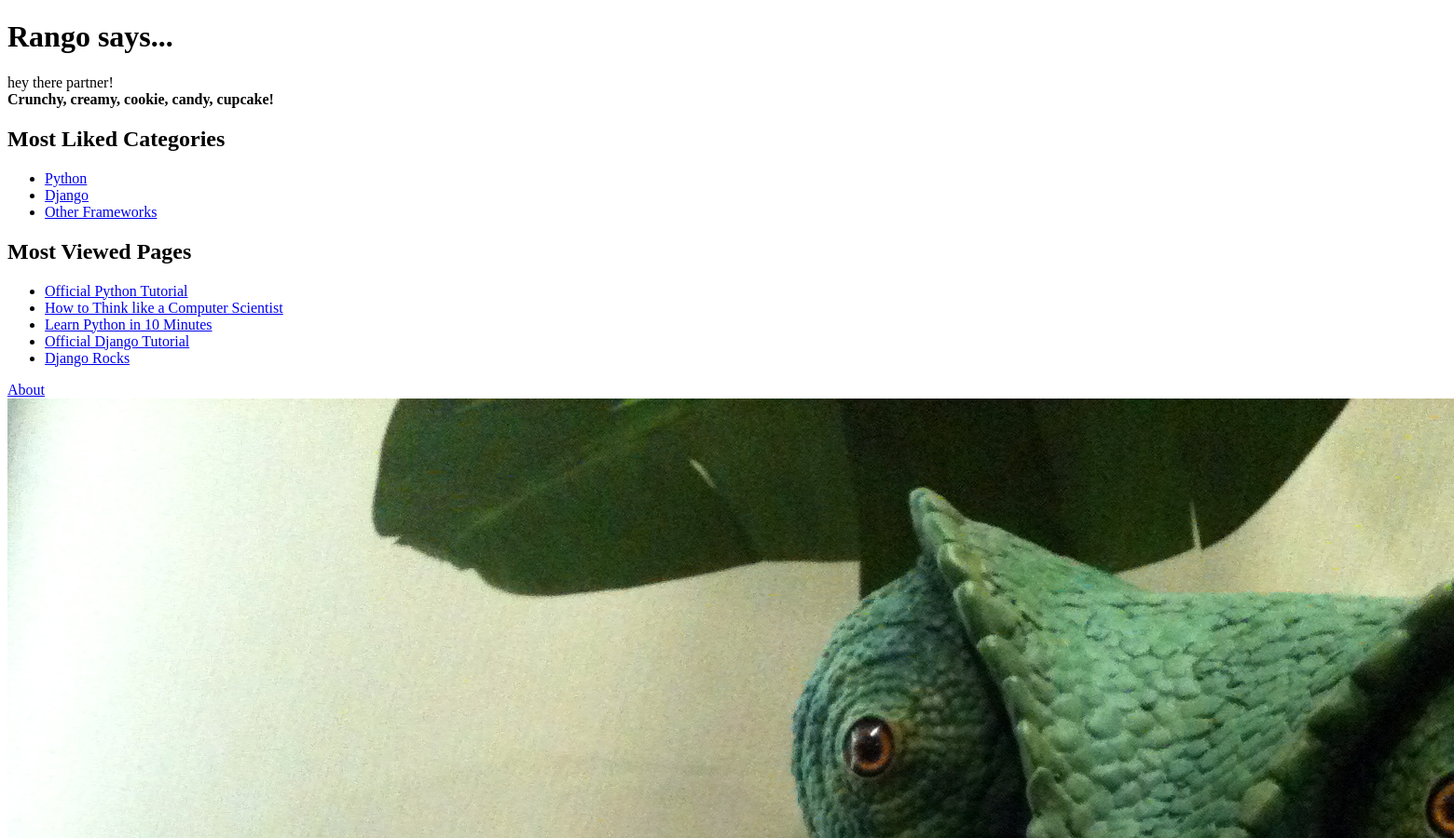
Before: / (upper part) with the older database file.
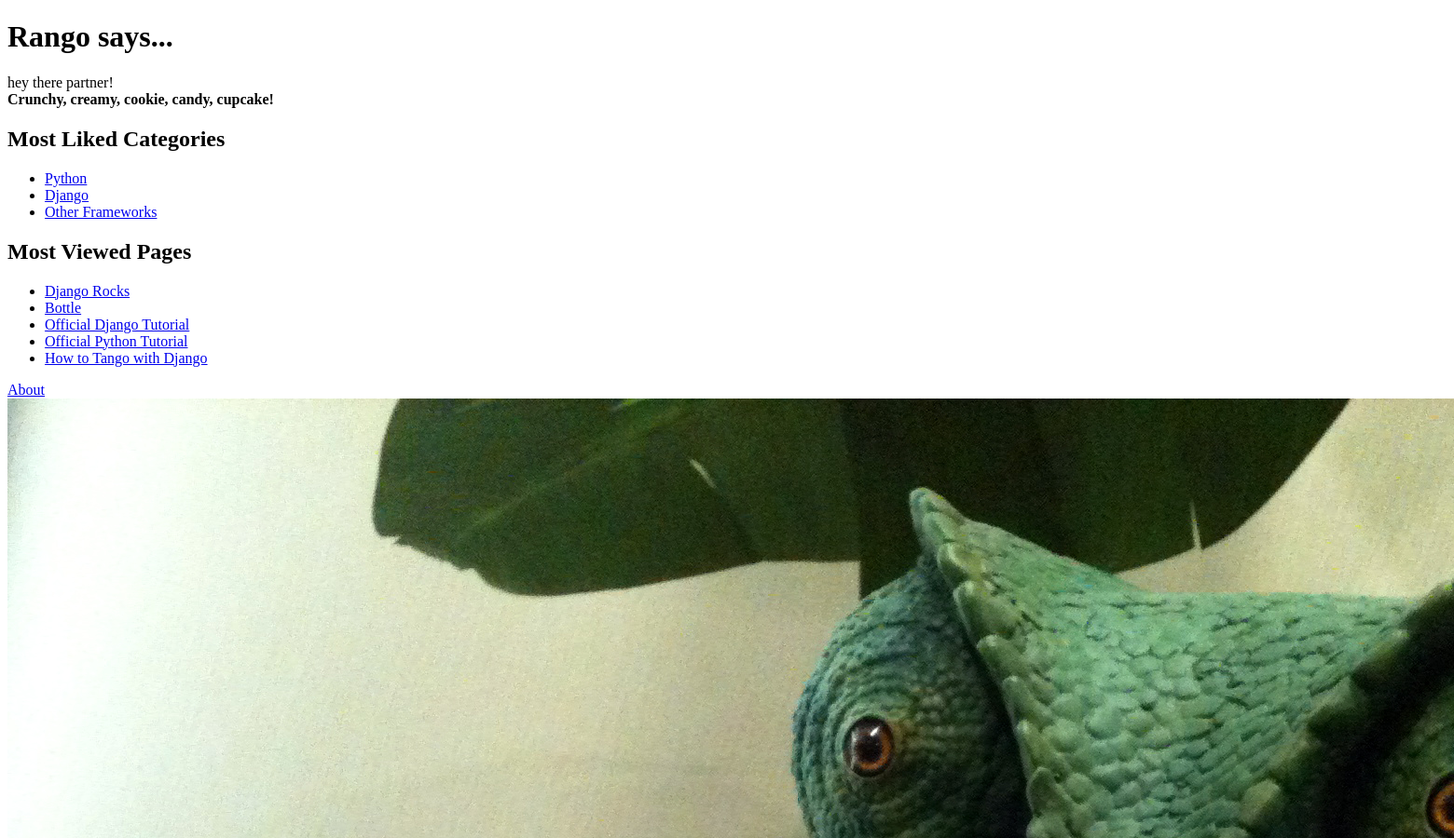
After: the same page with the newer database file.
### rango/models.py (models this page shows, shortened)
class Category(models.Model):
    name = models.CharField(max_length=128, unique=True)
    views = models.IntegerField(default=0)
    likes = models.IntegerField(default=0)
    slug = models.SlugField(unique=True)
    class Meta:
        verbose_name_plural = 'Categories'

class Page(models.Model):
    category = models.ForeignKey(Category, on_delete=models.CASCADE)
    title = models.CharField(max_length=128)
    url = models.URLField()
    views = models.IntegerField(default=0)

### rango/views.py (the view)
# urls.py: path('', views.index, name='index'),
def index(request):
    category_list = Category.objects.order_by('-likes')[:5]
    page_list = Page.objects.order_by('-views')[:5]
    context_dict = {}
    context_dict['boldmessage'] = 'Crunchy, creamy, cookie, candy, cupcake!'
    context_dict['categories'] = category_list
    context_dict['pages'] = page_list
    return render(request, 'rango/index.html', context=context_dict)

### templates/rango/index.html (shortened to what this page needs)
<!DOCTYPE html>
{% load staticfiles %}
<html>
<head>
</head>
<body>
<h1>Rango says...</h1>
<div>
hey there partner! <br />
<strong>{{ boldmessage }}</strong><br />
</div>
<div>
    <h2>Most Liked Categories</h2>
{% if categories %}
<ul>
{% for category in categories %}
<li><a href="/rango/category/{{ category.slug }}/">{{ category.name }}</a></li>
{% endfor %}
</ul>
{% else %}
<strong>There are no categories present.</strong>
{% endif %}
</div>
<div>
    <h2>Most Viewed Pages</h2>
    {% if pages %}
    <ul>
    {% for page in pages %}
    <li><a href="{{ page.url }}">{{ page.title }}</a></li>
    {% endfor %}
    </ul>
    {% else %}
    <strong>There are no pages present.</strong>
    {% endif %}
    </div>
<div>
<a href="/rango/about/">About</a><br />
<img src="{% static 'images/rango.jpg' %}"
alt="Picture of Rango" />
</div>
</body>
</html>

Changed rows visible on the page:
no longer on this page (row edited): Page: title "How to Think like a Computer Scientist"
no longer on this page (row edited): Page: title "Learn Python in 10 Minutes"
changed Page "Django Rocks": moves up the list
now on this page (row edited): Page: title "Bottle"
changed Page "Official Django Tutorial": moves down the list
now on this page (row edited): Page: title "How to Tango with Django"
